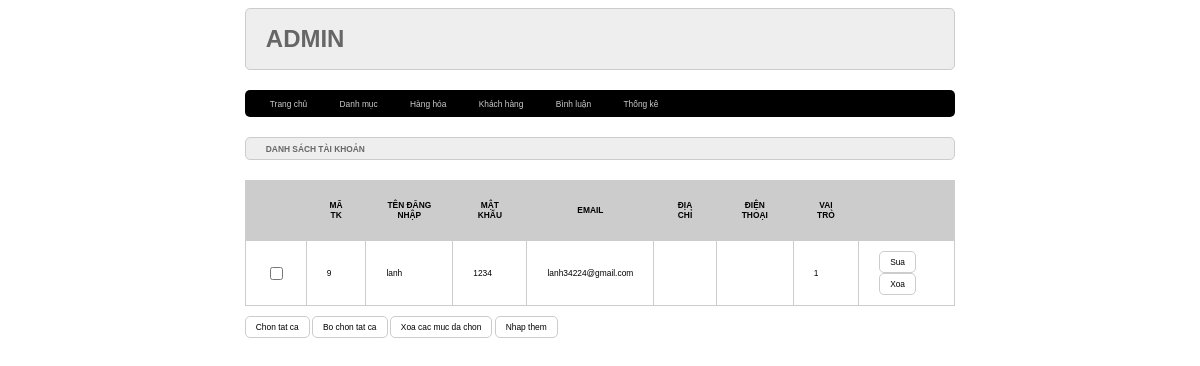
The app's page /admin/index.php?act=dskh with its own data.
### tables this page shows
CREATE TABLE `taikhoan` (
  `id` int NOT NULL,
  `user` varchar(50) NOT NULL,
  `pass` varchar(50) NOT NULL,
  `email` varchar(255) NOT NULL,
  `address` varchar(255) DEFAULT NULL,
  `tel` varchar(20) DEFAULT NULL,
  `role` tinyint NOT NULL DEFAULT '0'
);

### model/pdo.php (called while the page is built, shortened)
<?php
function pdo_get_connection(){
    $dburl = "mysql:host=localhost;dbname=tttn;charset=utf8";
    $username = 'root';
    $password = '';
    $conn = new PDO($dburl, $username, $password);
    $conn->setAttribute(PDO::ATTR_ERRMODE, PDO::ERRMODE_EXCEPTION);
    return $conn;
}
function pdo_query($sql){
    $sql_args = array_slice(func_get_args(), 1);
    try{
        $conn = pdo_get_connection();
        $stmt = $conn->prepare($sql);
        $stmt->execute($sql_args);
        $rows = $stmt->fetchAll();
        return $rows;
    }
    catch(PDOException $e){
        throw $e;
    }
    finally{
        unset($conn);
    }
}

### model/taikhoan.php (called while the page is built, shortened)
<?php
function loadall_taikhoan(){
    $sql="select * from taikhoan order by id desc";
    $listtaikhoan=pdo_query($sql);
    return $listtaikhoan;
}
?>

### admin/taikhoan/list.php (the view)
<div class="row">
            <div class="row frmtitle">
                <h1>DANH SÁCH TÀI KHOẢN</h1>
            </div>
            <div class="row frmcontent">
                <div class="row mb10 frmdsloai">
                    <table>
                        <tr>
                            <th></th>
                            <th>MÃ TK</th>
                            <th>TÊN ĐĂNG NHẬP</th>
                            <th>MẬT KHẨU</th>
                            <th>EMAIL</th>
                            <th>ĐỊA CHỈ</th>
                            <th>ĐIỆN THOẠI</th>
                            <th>VAI TRÒ</th>
                            <th></th>
                        </tr>
                        <?php
                        foreach($listtaikhoan as $taikhoan){
                            extract($taikhoan);
                            $suatk="index.php?act=suatk&id=".$id;
                            $xoatk="index.php?act=xoatk&id=".$id;
                            echo '<tr>
                            <td><input type="checkbox" name="" id=""></td>
                            <td>'.$id.'</td>
                            <td>'.$user.'</td>
                            <td>'.$pass.'</td>
                            <td>'.$email.'</td>
                            <td>'.$address.'</td>
                            <td>'.$tel.'</td>
                            <td>'.$role.'</td>
                            <td><a href="'.$suatk.'"><input type="button" value="Sua"></a><a href="'.$xoatk.'"><input type="button" value="Xoa"></a></td>
                        </tr>';
                        }
                        ?>
                    </table>
                </div>
                <div class="row mb10">
                    <input type="button" value="Chon tat ca">
                    <input type="button" value="Bo chon tat ca">
                    <input type="button" value="Xoa cac muc da chon">
                    <a href="index.php?act=adddm"><input type="button" value="Nhap them"></a>
                </div>
            </div>
        </div>

### css/style.css (style rules this page uses)
* { box-sizing: border-box; font-family: sans-serif; font-size: 0.7vw; }
.row { float: left; width: 100%; }
.mb10 { margin-bottom: 10px; }
.formtaikhoan input[type="submit"], .frmcontent input[type="submit"], .formtaikhoan input[type="reset"], .frmcontent input[type="reset"], .frmcontent input[type="button"] { border-radius: 5px; padding: 5px 10px; background-color: white; border: 1px #CCC solid; }
.frmtitle { background-color:#EEE; border: 1px #CCC solid; color: #666; border-radius: 5px; padding: 0px 20px; }
.frmcontent { padding: 20px 0px; }
.frmdsloai table { width: 100%; border-collapse:collapse ; }
.frmdsloai table th { padding: 20px; background-color: #CCC; }
.frmdsloai table td { padding: 10px 20px; border: 1px #CCC solid; }

### records on screen
taikhoan: id "9", user "lanh", pass "1234", email "lanh34224@gmail.com", role "1"
